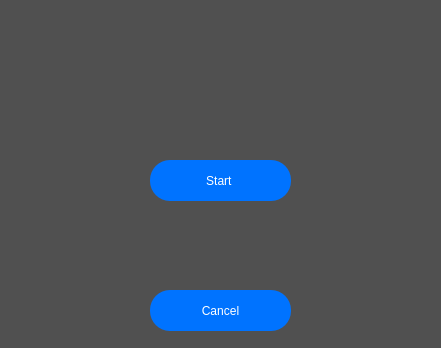
<?xml version="1.0" encoding="UTF-8"?>
<ui version="4.0">
 <class>mainWindow</class>
 <widget class="QDialog" name="mainWindow">
  <property name="geometry">
   <rect>
    <x>0</x>
    <y>0</y>
    <width>441</width>
    <height>348</height>
   </rect>
  </property>
  <property name="windowTitle">
   <string>IPV4 Addresses Generator</string>
  </property>
  <property name="windowIcon">
   <iconset>
    <normaloff>icon.ico</normaloff>icon.ico</iconset>
  </property>
  <property name="styleSheet">
   <string notr="true">background-color: rgb(80, 80, 80);</string>
  </property>
  <widget class="QPushButton" name="startProcessBtn">
   <property name="geometry">
    <rect>
     <x>150</x>
     <y>160</y>
     <width>141</width>
     <height>41</height>
    </rect>
   </property>
   <property name="styleSheet">
    <string notr="true">QPushButton{
background:#0073FF;
border-radius:20px;
color:white;
}
QPushButton:hover
{
	background-color: rgba(0, 172, 252, 50);
}

QPushButton:pressed
{  
	background-color: rgba(0, 120, 252, 150);}</string>
   </property>
   <property name="text">
    <string>Start </string>
   </property>
  </widget>
  <widget class="QListWidget" name="results">
   <property name="geometry">
    <rect>
     <x>0</x>
     <y>10</y>
     <width>431</width>
     <height>141</height>
    </rect>
   </property>
   <property name="font">
    <font>
     <family>Arial</family>
     <pointsize>10</pointsize>
     <italic>false</italic>
     <bold>true</bold>
    </font>
   </property>
   <property name="styleSheet">
    <string notr="true">QListWidget{
color:white;
}
QScrollBar:vertical {              
            border: none;
            background:rgb(85, 170, 255);
            width:5px;
            margin: 0px 0px 0px 0px;
        }
        QScrollBar::handle:vertical {
            background:rgb(76, 110, 245);
            min-height: 0px;
        }
        
QScrollBar:horizontal {              
            border: none;
            background:rgb(85, 170, 255);
            height:5px;
            margin: 0px 0px 0px 0px;
        }
        QScrollBar::handle:horizontal {
            background:rgb(76, 110, 245);
            height: 5px;
        }
        </string>
   </property>
   <property name="frameShape">
    <enum>QFrame::NoFrame</enum>
   </property>
   <property name="selectionMode">
    <enum>QAbstractItemView::MultiSelection</enum>
   </property>
   <property name="flow">
    <enum>QListView::TopToBottom</enum>
   </property>
   <property name="isWrapping" stdset="0">
    <bool>false</bool>
   </property>
   <property name="spacing">
    <number>3</number>
   </property>
   <property name="viewMode">
    <enum>QListView::ListMode</enum>
   </property>
   <property name="wordWrap">
    <bool>false</bool>
   </property>
   <property name="selectionRectVisible">
    <bool>false</bool>
   </property>
  </widget>
  <widget class="QPushButton" name="cancelProcess">
   <property name="geometry">
    <rect>
     <x>150</x>
     <y>290</y>
     <width>141</width>
     <height>41</height>
    </rect>
   </property>
   <property name="styleSheet">
    <string notr="true">QPushButton{
background:#0073FF;
border-radius:20px;
color:white;
}
QPushButton:hover
{
	background-color: rgba(0, 172, 252, 50);
}

QPushButton:pressed
{  
	background-color: rgba(0, 120, 252, 150);}</string>
   </property>
   <property name="text">
    <string>Cancel</string>
   </property>
  </widget>
 </widget>
 <resources/>
 <connections/>
</ui>
